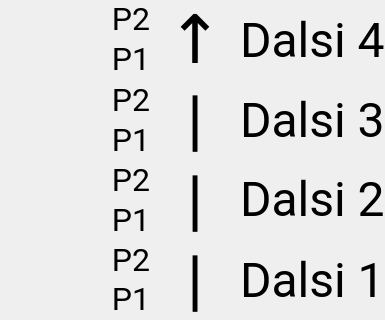
                   <widget class="QWidget" name="page_hlavni_2">
                    <property name="sizePolicy">
                     <sizepolicy hsizetype="Maximum" vsizetype="Maximum">
                      <horstretch>0</horstretch>
                      <verstretch>0</verstretch>
                     </sizepolicy>
                    </property>
                    <property name="maximumSize">
                     <size>
                      <width>16777215</width>
                      <height>16777215</height>
                     </size>
                    </property>
                    <layout class="QGridLayout" name="gridLayout_2">
                     <property name="leftMargin">
                      <number>0</number>
                     </property>
                     <property name="topMargin">
                      <number>0</number>
                     </property>
                     <property name="rightMargin">
                      <number>0</number>
                     </property>
                     <property name="bottomMargin">
                      <number>0</number>
                     </property>
                     <property name="spacing">
                      <number>0</number>
                     </property>
                     <item row="0" column="0">
                      <layout class="QHBoxLayout" name="horizontalLayout_3">
                       <property name="spacing">
                        <number>0</number>
                       </property>
                       <item>
                        <layout class="QGridLayout" name="gridLayout_5" columnstretch="3,1,10">
                         <property name="horizontalSpacing">
                          <number>20</number>
                         </property>
                         <property name="verticalSpacing">
                          <number>0</number>
                         </property>
                         <item row="0" column="2">
                          <widget class="QLabel" name="Lnacestna5">
                           <property name="sizePolicy">
                            <sizepolicy hsizetype="Expanding" vsizetype="Expanding">
                             <horstretch>0</horstretch>
                             <verstretch>0</verstretch>
                            </sizepolicy>
                           </property>
                           <property name="font">
                            <font>
                             <family>roboto</family>
                             <pointsize>36</pointsize>
                            </font>
                           </property>
                           <property name="text">
                            <string>Dalsi 4</string>
                           </property>
                          </widget>
                         </item>
                         <item row="3" column="0">
                          <layout class="QVBoxLayout" name="verticalLayout_17">
                           <item>
                            <widget class="QLabel" name="label_pasmo3_2">
                             <property name="sizePolicy">
                              <sizepolicy hsizetype="Maximum" vsizetype="Preferred">
                               <horstretch>0</horstretch>
                               <verstretch>0</verstretch>
                              </sizepolicy>
                             </property>
                             <property name="minimumSize">
                              <size>
                               <width>150</width>
                               <height>0</height>
                              </size>
                             </property>
                             <property name="font">
                              <font>
                               <family>roboto</family>
                               <pointsize>24</pointsize>
                              </font>
                             </property>
                             <property name="text">
                              <string>P2</string>
                             </property>
                             <property name="alignment">
                              <set>Qt::AlignmentFlag::AlignRight|Qt::AlignmentFlag::AlignTrailing|Qt::AlignmentFlag::AlignVCenter</set>
                             </property>
                             <property name="margin">
                              <number>0</number>
                             </property>
                            </widget>
                           </item>
                           <item>
                            <widget class="QLabel" name="label_pasmo3_1">
                             <property name="sizePolicy">
                              <sizepolicy hsizetype="Maximum" vsizetype="Preferred">
                               <horstretch>0</horstretch>
                               <verstretch>0</verstretch>
                              </sizepolicy>
                             </property>
                             <property name="minimumSize">
                              <size>
                               <width>150</width>
                               <height>0</height>
                              </size>
                             </property>
                             <property name="font">
                              <font>
                               <family>roboto</family>
                               <pointsize>24</pointsize>
                              </font>
                             </property>
                             <property name="text">
                              <string>P1</string>
                             </property>
                             <property name="alignment">
                              <set>Qt::AlignmentFlag::AlignRight|Qt::AlignmentFlag::AlignTrailing|Qt::AlignmentFlag::AlignVCenter</set>
                             </property>
                             <property name="margin">
                              <number>0</number>
                             </property>
                            </widget>
                           </item>
                          </layout>
                         </item>
                         <item row="4" column="2">
                          <widget class="QLabel" name="Lnacestna2">
                           <property name="sizePolicy">
                            <sizepolicy hsizetype="Minimum" vsizetype="Expanding">
                             <horstretch>0</horstretch>
                             <verstretch>0</verstretch>
                            </sizepolicy>
                           </property>
                           <property name="font">
                            <font>
                             <family>roboto</family>
                             <pointsize>36</pointsize>
                            </font>
                           </property>
                           <property name="text">
                            <string>Dalsi 1</string>
                           </property>
                          </widget>
                         </item>
                         <item row="0" column="0">
                          <layout class="QVBoxLayout" name="verticalLayout_15">
                           <item>
                            <widget class="QLabel" name="label_pasmo5_2">
                             <property name="sizePolicy">
                              <sizepolicy hsizetype="Maximum" vsizetype="Maximum">
                               <horstretch>0</horstretch>
                               <verstretch>0</verstretch>
                              </sizepolicy>
                             </property>
                             <property name="minimumSize">
                              <size>
                               <width>150</width>
                               <height>0</height>
                              </size>
                             </property>
                             <property name="font">
                              <font>
                               <family>roboto</family>
                               <pointsize>24</pointsize>
                              </font>
                             </property>
                             <property name="text">
                              <string>P2</string>
                             </property>
                             <property name="alignment">
                              <set>Qt::AlignmentFlag::AlignRight|Qt::AlignmentFlag::AlignTrailing|Qt::AlignmentFlag::AlignVCenter</set>
                             </property>
                             <property name="margin">
                              <number>0</number>
                             </property>
                            </widget>
                           </item>
                           <item>
                            <widget class="QLabel" name="label_pasmo5_1">
                             <property name="sizePolicy">
                              <sizepolicy hsizetype="Maximum" vsizetype="Minimum">
                               <horstretch>0</horstretch>
                               <verstretch>0</verstretch>
                              </sizepolicy>
                             </property>
                             <property name="minimumSize">
                              <size>
                               <width>150</width>
                               <height>0</height>
                              </size>
                             </property>
                             <property name="font">
                              <font>
                               <family>roboto</family>
                               <pointsize>24</pointsize>
                              </font>
                             </property>
                             <property name="text">
                              <string>P1</string>
                             </property>
                             <property name="alignment">
                              <set>Qt::AlignmentFlag::AlignRight|Qt::AlignmentFlag::AlignTrailing|Qt::AlignmentFlag::AlignVCenter</set>
                             </property>
                             <property name="margin">
                              <number>0</number>
                             </property>
                            </widget>
                           </item>
                          </layout>
                         </item>
                         <item row="2" column="2">
                          <widget class="QLabel" name="Lnacestna4">
                           <property name="sizePolicy">
                            <sizepolicy hsizetype="Minimum" vsizetype="Expanding">
                             <horstretch>0</horstretch>
                             <verstretch>0</verstretch>
                            </sizepolicy>
                           </property>
                           <property name="font">
                            <font>
                             <family>roboto</family>
                             <pointsize>36</pointsize>
                            </font>
                           </property>
                           <property name="text">
                            <string>Dalsi 3</string>
                           </property>
                          </widget>
                         </item>
                         <item row="4" column="0">
                          <layout class="QVBoxLayout" name="verticalLayout_18">
                           <item>
                            <widget class="QLabel" name="label_pasmo2_2">
                             <property name="sizePolicy">
                              <sizepolicy hsizetype="Maximum" vsizetype="Maximum">
                               <horstretch>0</horstretch>
                               <verstretch>0</verstretch>
                              </sizepolicy>
                             </property>
                             <property name="minimumSize">
                              <size>
                               <width>150</width>
                               <height>0</height>
                              </size>
                             </property>
                             <property name="font">
                              <font>
                               <family>roboto</family>
                               <pointsize>24</pointsize>
                              </font>
                             </property>
                             <property name="text">
                              <string>P2</string>
                             </property>
                             <property name="alignment">
                              <set>Qt::AlignmentFlag::AlignRight|Qt::AlignmentFlag::AlignTrailing|Qt::AlignmentFlag::AlignVCenter</set>
                             </property>
                             <property name="margin">
                              <number>0</number>
                             </property>
                            </widget>
                           </item>
                           <item>
                            <widget class="QLabel" name="label_pasmo2_1">
                             <property name="sizePolicy">
                              <sizepolicy hsizetype="Maximum" vsizetype="Maximum">
                               <horstretch>0</horstretch>
                               <verstretch>0</verstretch>
                              </sizepolicy>
                             </property>
                             <property name="minimumSize">
                              <size>
                               <width>150</width>
                               <height>0</height>
                              </size>
                             </property>
                             <property name="font">
                              <font>
                               <family>roboto</family>
                               <pointsize>24</pointsize>
                              </font>
                             </property>
                             <property name="text">
                              <string>P1</string>
                             </property>
                             <property name="alignment">
                              <set>Qt::AlignmentFlag::AlignRight|Qt::AlignmentFlag::AlignTrailing|Qt::AlignmentFlag::AlignVCenter</set>
                             </property>
                             <property name="margin">
                              <number>0</number>
                             </property>
                            </widget>
                           </item>
                          </layout>
                         </item>
                         <item row="3" column="2">
                          <widget class="QLabel" name="Lnacestna3">
                           <property name="sizePolicy">
                            <sizepolicy hsizetype="Minimum" vsizetype="Expanding">
                             <horstretch>0</horstretch>
                             <verstretch>0</verstretch>
                            </sizepolicy>
                           </property>
                           <property name="font">
                            <font>
                             <family>roboto</family>
                             <pointsize>36</pointsize>
                            </font>
                           </property>
                           <property name="styleSheet">
                            <string notr="true">#metro{color:#ff00ff;}</string>
                           </property>
                           <property name="text">
                            <string>&lt;html&gt;&lt;head/&gt;&lt;body&gt;&lt;p&gt;Dalsi 2&lt;/p&gt;&lt;/body&gt;&lt;/html&gt;</string>
                           </property>
                          </widget>
                         </item>
                         <item row="2" column="0">
                          <layout class="QVBoxLayout" name="verticalLayout_16">
                           <item>
                            <widget class="QLabel" name="label_pasmo4_2">
                             <property name="sizePolicy">
                              <sizepolicy hsizetype="Maximum" vsizetype="Preferred">
                               <horstretch>0</horstretch>
                               <verstretch>0</verstretch>
                              </sizepolicy>
                             </property>
                             <property name="minimumSize">
                              <size>
                               <width>150</width>
                               <height>0</height>
                              </size>
                             </property>
                             <property name="font">
                              <font>
                               <family>roboto</family>
                               <pointsize>24</pointsize>
                              </font>
                             </property>
                             <property name="text">
                              <string>P2</string>
                             </property>
                             <property name="alignment">
                              <set>Qt::AlignmentFlag::AlignRight|Qt::AlignmentFlag::AlignTrailing|Qt::AlignmentFlag::AlignVCenter</set>
                             </property>
                             <property name="margin">
                              <number>0</number>
                             </property>
                            </widget>
                           </item>
                           <item>
                            <widget class="QLabel" name="label_pasmo4_1">
                             <property name="sizePolicy">
                              <sizepolicy hsizetype="Maximum" vsizetype="Preferred">
                               <horstretch>0</horstretch>
                               <verstretch>0</verstretch>
                              </sizepolicy>
                             </property>
                             <property name="minimumSize">
                              <size>
                               <width>150</width>
                               <height>0</height>
                              </size>
                             </property>
                             <property name="font">
                              <font>
                               <family>roboto</family>
                               <pointsize>24</pointsize>
                              </font>
                             </property>
                             <property name="text">
                              <string>P1</string>
                             </property>
                             <property name="alignment">
                              <set>Qt::AlignmentFlag::AlignRight|Qt::AlignmentFlag::AlignTrailing|Qt::AlignmentFlag::AlignVCenter</set>
                             </property>
                             <property name="margin">
                              <number>0</number>
                             </property>
                            </widget>
                           </item>
                          </layout>
                         </item>
                         <item row="4" column="1">
                          <widget class="QLabel" name="sipka">
                           <property name="sizePolicy">
                            <sizepolicy hsizetype="Maximum" vsizetype="Maximum">
                             <horstretch>0</horstretch>
                             <verstretch>0</verstretch>
                            </sizepolicy>
                           </property>
                           <property name="maximumSize">
                            <size>
                             <width>50</width>
                             <height>16777215</height>
                            </size>
                           </property>
                           <property name="font">
                            <font>
                             <family>roboto</family>
                             <pointsize>50</pointsize>
                            </font>
                           </property>
                           <property name="text">
                            <string>|</string>
                           </property>
                           <property name="alignment">
                            <set>Qt::AlignmentFlag::AlignCenter</set>
                           </property>
                          </widget>
                         </item>
                         <item row="3" column="1">
                          <widget class="QLabel" name="sipka_2">
                           <property name="sizePolicy">
                            <sizepolicy hsizetype="Maximum" vsizetype="Maximum">
                             <horstretch>0</horstretch>
                             <verstretch>0</verstretch>
                            </sizepolicy>
                           </property>
                           <property name="maximumSize">
                            <size>
                             <width>50</width>
                             <height>16777215</height>
                            </size>
                           </property>
                           <property name="font">
                            <font>
                             <family>roboto</family>
                             <pointsize>50</pointsize>
                            </font>
                           </property>
                           <property name="text">
                            <string>|</string>
                           </property>
                           <property name="alignment">
                            <set>Qt::AlignmentFlag::AlignCenter</set>
                           </property>
                          </widget>
                         </item>
                         <item row="2" column="1">
                          <widget class="QLabel" name="sipka_3">
                           <property name="sizePolicy">
                            <sizepolicy hsizetype="Maximum" vsizetype="Maximum">
                             <horstretch>0</horstretch>
                             <verstretch>0</verstretch>
                            </sizepolicy>
                           </property>
                           <property name="maximumSize">
                            <size>
                             <width>50</width>
                             <height>16777215</height>
                            </size>
                           </property>
                           <property name="font">
                            <font>
                             <family>roboto</family>
                             <pointsize>50</pointsize>
                            </font>
                           </property>
                           <property name="text">
                            <string>|</string>
                           </property>
                           <property name="alignment">
                            <set>Qt::AlignmentFlag::AlignCenter</set>
                           </property>
                          </widget>
                         </item>
                         <item row="0" column="1">
                          <widget class="QLabel" name="sipka_4">
                           <property name="sizePolicy">
                            <sizepolicy hsizetype="Maximum" vsizetype="Maximum">
                             <horstretch>0</horstretch>
                             <verstretch>0</verstretch>
                            </sizepolicy>
                           </property>
                           <property name="maximumSize">
                            <size>
                             <width>50</width>
                             <height>16777215</height>
                            </size>
                           </property>
                           <property name="font">
                            <font>
                             <family>roboto</family>
                             <pointsize>50</pointsize>
                            </font>
                           </property>
                           <property name="text">
                            <string>↑</string>
                           </property>
                           <property name="alignment">
                            <set>Qt::AlignmentFlag::AlignCenter</set>
                           </property>
                          </widget>
                         </item>
                        </layout>
                       </item>
                      </layout>
                     </item>
                    </layout>
                   </widget>
